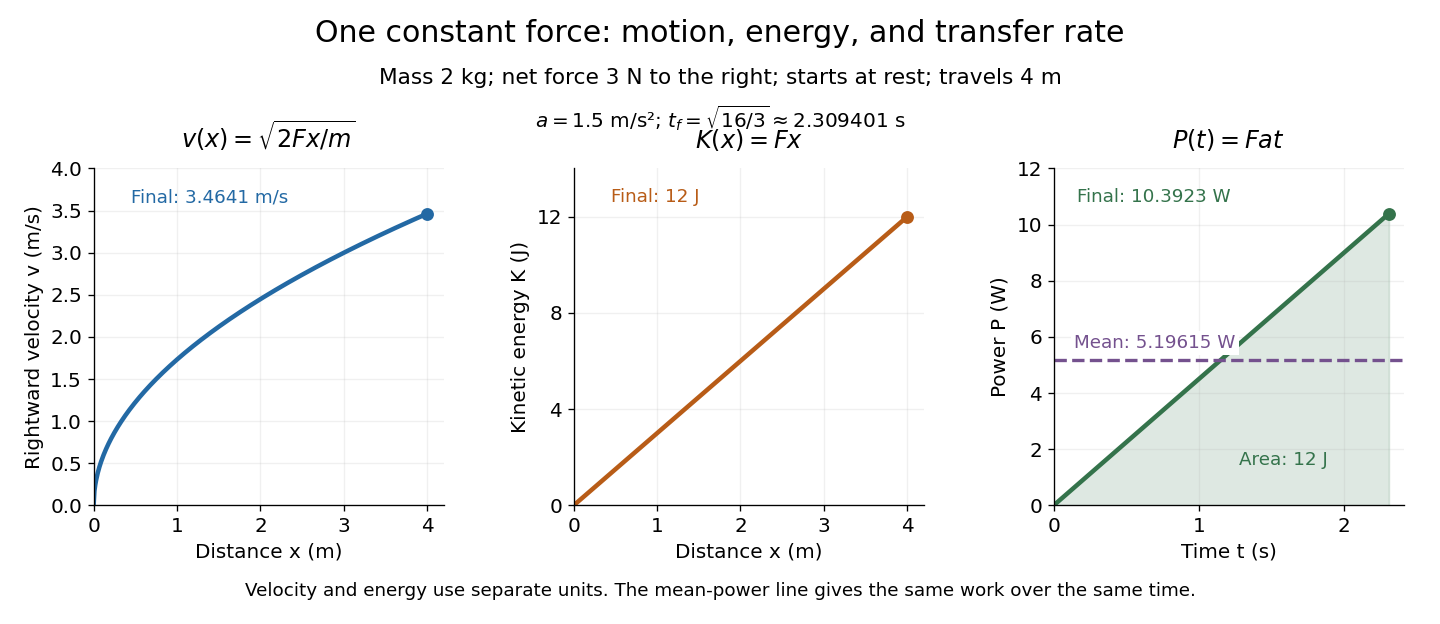

Recreate this plot in Python.
"""Draw the ideal constant-force example; write the PNG basename to cwd.

Tested with Python 3.14.4, NumPy 2.3.5, Matplotlib 3.10.7.
All curves are exact expressions for a 2 kg point mass initially at rest.
"""

import matplotlib.pyplot as plt
import numpy as np


def main():
    plt.rcParams.update({"font.size": 12, "savefig.facecolor": "white"})
    mass, force, distance = 2.0, 3.0, 4.0
    acceleration = force / mass
    final_time = np.sqrt(2 * distance / acceleration)
    x = np.linspace(0, distance, 401)
    velocity = np.sqrt(2 * force * x / mass)
    energy = force * x
    t = np.linspace(0, final_time, 401)
    power = force * acceleration * t
    mean_power = force * distance / final_time
    fig, axes = plt.subplots(1, 3, figsize=(12, 5.2), facecolor="white")
    fig.subplots_adjust(left=0.065, right=0.975, bottom=0.19, top=0.73, wspace=0.37)
    fig.suptitle("One constant force: motion, energy, and transfer rate", fontsize=18, y=0.97)
    fig.text(0.5, 0.865, "Mass 2 kg; net force 3 N to the right; starts at rest; travels 4 m",
             ha="center", fontsize=13)
    fig.text(0.5, 0.795, r"$a=1.5$ m/s²; $t_f=\sqrt{16/3}\approx 2.309401$ s", ha="center")
    blue, orange, green = "#2369a4", "#b85c17", "#34734b"
    axes[0].plot(x, velocity, color=blue, lw=2.7)
    axes[0].set(xlabel="Distance x (m)", ylabel="Rightward velocity v (m/s)",
                xlim=(0, 4.2), ylim=(0, 4), xticks=[0, 1, 2, 3, 4])
    axes[0].set_title(r"$v(x)=\sqrt{2Fx/m}$", pad=12)
    axes[0].scatter([4], [velocity[-1]], color=blue, s=45, zorder=3)
    axes[0].text(0.45, 3.6, "Final: 3.4641 m/s", color=blue, fontsize=11)
    axes[1].plot(x, energy, color=orange, lw=2.7)
    axes[1].set(xlabel="Distance x (m)", ylabel="Kinetic energy K (J)",
                xlim=(0, 4.2), ylim=(0, 14), xticks=[0, 1, 2, 3, 4], yticks=[0, 4, 8, 12])
    axes[1].set_title(r"$K(x)=Fx$", pad=12)
    axes[1].scatter([4], [12], color=orange, s=45, zorder=3)
    axes[1].text(0.45, 12.6, "Final: 12 J", color=orange, fontsize=11)
    axes[2].plot(t, power, color=green, lw=2.7)
    axes[2].fill_between(t, 0, power, color=green, alpha=0.16)
    axes[2].axhline(mean_power, color="#74518e", lw=2, ls="--")
    axes[2].set(xlabel="Time t (s)", ylabel="Power P (W)",
                xlim=(0, final_time * 1.045), ylim=(0, 12), xticks=[0, 1, 2])
    axes[2].set_title(r"$P(t)=Fat$", pad=12)
    axes[2].scatter([final_time], [power[-1]], color=green, s=45, zorder=3)
    axes[2].text(0.16, 10.8, "Final: 10.3923 W", color=green, fontsize=11)
    axes[2].text(0.14, 5.6, "Mean: 5.19615 W", color="#74518e", fontsize=11,
                 bbox={"facecolor": "white", "edgecolor": "none", "pad": 2})
    axes[2].text(1.28, 1.45, "Area: 12 J", color=green, fontsize=11)
    for ax in axes:
        ax.set_facecolor("white")
        ax.grid(alpha=0.18)
        ax.spines[["top", "right"]].set_visible(False)
    fig.text(0.5, 0.045, "Velocity and energy use separate units. The mean-power line gives the same work over the same time.",
             ha="center", fontsize=11)
    fig.savefig("kinetic-energy-work-and-power.png", dpi=120,
                facecolor="white", transparent=False)
    plt.close(fig)


if __name__ == "__main__":
    main()
